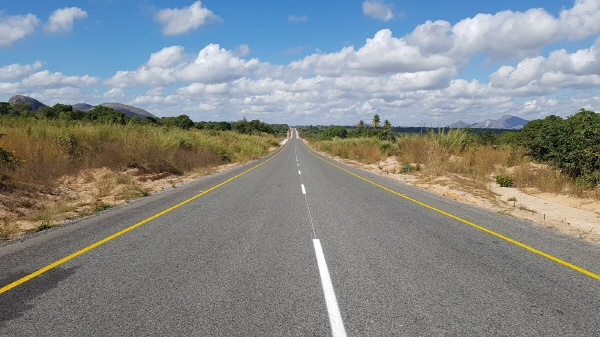
#> input picture road_lane_detection_module/test.jpeg, 600 x 337 px, given in place of vod.mp4, which was not available
$ python lane_detect.py
#> lines starting #> are read from the running program, lines starting #| are printed output that depends on the picture; after the words box and inside, x2 and y2 are one past the last pixel; in counts of white or black regions, pixels touching at a corner belong together; pictures that were not available may be replaced by others from this repository, and a replacement may not be noted
import cv2
import numpy as np
from matplotlib import pyplot as plt
import math


def roi(src):
    x = int(src.shape[1])
    y = int(src.shape[0])

    _shape = np.array(
        [[int(0.1*x), int(y)], [int(0.1*x), int(0.1*y)], [int(0.4*x), int(0.1*y)], [int(0.4*x), int(y)], [int(0.7*x), int(y)], [int(0.7*x), int(0.1*y)],[int(0.9*x), int(0.1*y)], [int(0.9*x), int(y)], [int(0.2*x), int(y)]])

    mask = np.zeros_like(src)

    if len(src.shape) > 2:
        channel_count = src.shape[2]
        ignore_mask_color = (255,) * channel_count
    else:
        ignore_mask_color = 255

    cv2.fillPoly(mask, np.int32([_shape]), ignore_mask_color)
    masked_image = cv2.bitwise_and(src, mask)
    #cv2.imshow('mask', masked_image)
    return masked_image

def white_yellow_color_detect(src):

    hls = cv2.cvtColor(src, cv2.COLOR_BGR2HLS)

    lower = np.array([11,150, 10])
    upper = np.array([255, 255, 255])

    yellow_lower = np.array([0, 85, 81])
    yellow_upper = np.array([190, 255, 255])

    yellow_mask = cv2.inRange(hls, yellow_lower, yellow_upper)
    white_mask = cv2.inRange(hls, lower, upper)
    mask = cv2.bitwise_or(yellow_mask, white_mask)
    masked = cv2.bitwise_and(src, src, mask = mask)

    #cv2.imshow('color_mask', masked)
    return masked


def Pers_transform(src):

    (h, w) = (src.shape[0], src.shape[1])

    #source = np.float32([[w // 2 -60, h * 0.53], [w // 2 + 60, h * 0.53], [w * 0.3, h], [w, h]])
    #destination = np.float32([[0, 0], [w-350, 0], [400, h], [w-150, h]])
    source = np.float32([[w // 2 -30, h * 0.53], [w // 2 + 60, h * 0.53], [w * 0.3, h], [w, h]])
    destination = np.float32([[0, 0], [w-350, 0], [400, h], [w-150, h]])
    transform_matrix = cv2.getPerspectiveTransform(source, destination)
    minv = cv2.getPerspectiveTransform(destination, source)
    _image = cv2.warpPerspective(src, transform_matrix, (w, h))
    #cv2.imshow('test', _image)
    return _image, minv


def binaryzation(src):
    _gray = cv2.cvtColor(src, cv2.COLOR_BGR2GRAY)
    ret, thresh = cv2.threshold(_gray, 60, 255, cv2.THRESH_BINARY)
    #cv2.imshow('bin', thresh)
    return ret, thresh


def plothistogram(src):
    #이미지 세로축 합(차선임을 판단할 수 있는 부분 선별)
    histogram = np.sum(src[src.shape[0]//2:,:], axis = 0)
    # 선별된 차선 영역의 중심값 구함
    midpoint = np.int32(histogram.shape[0]/2)
    #왼쪽 영역에서 흰색 픽셀이 가장 많이 누적된 x좌표 => 왼쪽 차선의 중앙좌표라고 생각할 수 있음
    leftbase = np.argmax(histogram[:midpoint])
    #오른쪽 영역에서 흰색 픽셀이 가장 많이 누적된 x좌표 => 오른쪽 차선의 중앙좌표라고 생각할 수 있음
    rightbase = np.argmax(histogram[midpoint:])+ midpoint
    # [6 lines of commented-out code are left out]
    return leftbase, rightbase


def slide_window_search(src, left_current, right_current):
    out_img = np.dstack((src, src, src))
    #나눌 window 개수
    nwindows = 24
    window_height = np.int32(src.shape[0] / nwindows)
    nonzero = src.nonzero()
    nonzero_y = np.array(nonzero[0])
    nonzero_x = np.array(nonzero[1])
    margin = 100
    minpix = 50
    left_lane = []
    right_lane = []

    #window 그리기용 선 설정
    color = [0, 255, 0]
    thickness = 2

    #슬라이딩 윈도우 시작
    for w in range(nwindows):

        #윈도우 아랫부분
        win_y_low = src.shape[0] - (w+1)*window_height
        #윈도우 윗부분
        win_y_high = src.shape[0] - w*window_height
        #왼쪽 차선 좌, 우
        win_xleft_low = left_current - margin
        win_xleft_high = left_current + margin

        #오른쪽 차선 좌, 우
        win_xright_low = right_current - margin
        win_xright_high = right_current + margin

        #윈도우 그리기
        cv2.rectangle(out_img,(win_xleft_low, win_y_low),(win_xleft_high, win_y_high),color, thickness)
        cv2.rectangle(out_img,(win_xright_low, win_y_low),(win_xright_high, win_y_high),color,thickness)

        #왼쪽 , 오른쪽 차선 별로 차선이 감지되는 영역 추출
        good_left = ((nonzero_y >= win_y_low) & (nonzero_y < win_y_high)&(nonzero_x >= win_xleft_low)&(nonzero_x < win_xleft_high)).nonzero()[0]
        good_right = ((nonzero_y >= win_y_low)&(nonzero_y < win_y_high)&(nonzero_x >= win_xright_low)&(nonzero_x < win_xright_high)).nonzero()[0]
        left_lane.append(good_left)
        right_lane.append(good_right)

        # 각 윈도우마다 감지된 현재 차선 위치 갱신
        if len(good_left)>minpix:
            left_current = np.int32(np.mean(nonzero_x[good_left]))
        if len(good_right) > minpix:
            right_current = np.int32(np.mean(nonzero_x[good_right]))

    # 차선 배열을 1차원 변환
    left_lane = np.concatenate(left_lane)
    right_lane = np.concatenate(right_lane)

    leftx =nonzero_x[left_lane]
    lefty = nonzero_y[left_lane]
    rightx = nonzero_x[right_lane]
    righty = nonzero_y[right_lane]

    # 윈도우 내 감지된 영역듪로부터 직선 검출
    left_fit = np.polyfit(lefty, leftx, 2)
    right_fit = np.polyfit(righty, rightx, 2)

    #직선을 부드럽게 하기
    ploty = np.linspace(0, src.shape[0] - 1, src.shape[0])
    left_fitx = left_fit[0]*ploty**2 + left_fit[1]*ploty + left_fit[2]
    right_fitx = right_fit[0]*ploty**2 + right_fit[1]*ploty + right_fit[2]

    #소수점 제거
    ltx = np.trunc(left_fitx)
    rtx = np.trunc(right_fitx)

    out_img[nonzero_y[left_lane], nonzero_x[left_lane]] = [255, 0, 0]
    out_img[nonzero_y[right_lane], nonzero_x[right_lane]] = [0, 0, 255]

    # [7 lines of commented-out code are left out]

    ret=[ltx, rtx, ploty]

    return ret


def draw_lane_line(original_src, wrapped_src, minv, draw_info):
    left_fitx = draw_info[0]
    right_fitx = draw_info[1]
    ploty = draw_info[2]

    wrap_zero = np.zeros_like(wrapped_src).astype(np.uint8)
    color_wrap = np.dstack((wrap_zero, wrap_zero, wrap_zero))

    pts_left = np.array([np.transpose(np.vstack([left_fitx, ploty]))])
    pts_right = np.array([np.flipud(np.transpose(np.vstack([right_fitx, ploty])))])
    pts = np.hstack((pts_left, pts_right))

    mean_x = np.mean((left_fitx,right_fitx),axis = 0)
    pts_mean = np.array([np.flipud(np.transpose(np.vstack([mean_x, ploty])))])

    first_point_x = pts_mean[0][0][0]
    first_point_y = pts_mean[0][0][1]
    last_point_x = pts_mean[0][len(pts_mean[0])-1][0]
    last_point_y = pts_mean[0][len(pts_mean[0])-1][1]

    criteria_first_point_x = original_src.shape[1]/2
    criteria_first_point_y = 0
    criteria_last_point_x = original_src.shape[1]/2
    criteria_last_point_y = original_src.shape[0]
    vector_ax = last_point_x - first_point_y
    vector_ay = last_point_y - first_point_y
    vector_bx = criteria_last_point_x - criteria_first_point_x
    vector_by = criteria_last_point_y - criteria_first_point_y
    tant = vector_ay/vector_ax

    vector_a = np.array([vector_ax, vector_ay])
    vector_b = np.array([vector_bx, vector_by])

    vector_a_scale = math.sqrt(math.pow(vector_ax, 2)+math.pow(vector_ay,2))
    vector_b_scale = math.sqrt(math.pow(vector_bx, 2)+math.pow(vector_by,2))
    vector_dot = np.dot(vector_a, vector_b)

    cosine = vector_dot/(vector_a_scale*vector_b_scale)
    theta = math.acos(cosine)

    cv2.fillPoly(color_wrap, np.int_([pts]), (0, 255, 255))
    cv2.fillPoly(color_wrap, np.int_([pts_mean]), (0, 255, 255))
    cv2.line(color_wrap, (np.int_(first_point_x), np.int_(first_point_y)),(np.int_(last_point_x), np.int_(last_point_y)) ,(0, 255,0),4)
    #cv2.line(color_wrap, (np.int_(criteria_first_point_x),np.int_(criteria_first_point_y)),(np.int_(criteria_last_point_x),np.int_(criteria_last_point_y)),(0, 0, 255), 4)
    #cv2.putText(original_src, "curv = "+str(2*theta), (np.int_((original_src.shape[1])*(1/2)), np.int_(original_src.shape[0])), cv2.FONT_HERSHEY_SIMPLEX, 0.7,(255,255,255), 2, cv2.LINE_AA)
    newwarp = cv2.warpPerspective((color_wrap), minv, (original_src.shape[1], original_src.shape[0]))
    result = cv2.addWeighted((original_src), 1, newwarp, 0.5, 0)

    print(first_point_x, first_point_y)
    print(last_point_x, last_point_y)
    print('criteria_fisrt'+str(criteria_first_point_x) + ',' +str(criteria_first_point_y))
    print(criteria_last_point_x, criteria_last_point_y)
    angle = 2*theta
    #cv2.imshow('color warp', color_wrap)

    return pts_mean, result, angle


cam = cv2.VideoCapture('vod.mp4')

while(True):
    check, frame = cam.read()
#> frame is the input picture: shape (337, 600, 3); mean B, G, R 137.8, 137.7, 132.6

    try:
        #cv2.imshow('rr',frame)
        persp, rev_pers_mat = Pers_transform(frame)  #pers_transform(src)[0] : return perspected image , pers_transform(src)[1] = return reverse perspection matrix
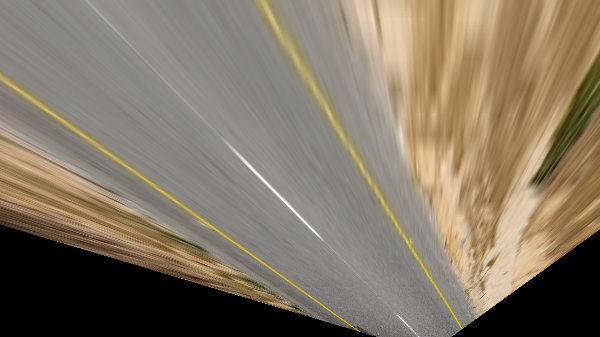
#> persp: shape (337, 600, 3); mean B, G, R 101.5, 119.1, 130.6
#> rev_pers_mat = [[0.36, -1.21, 270], [1.26e-16, -0.487, 178.6], [9.47e-19, -0.00284, 1]]
        test=white_yellow_color_detect(persp)
#> in white_yellow_color_detect, `yellow_mask = cv2.inRange(hls, yellow_lower, yellow_upper)`:
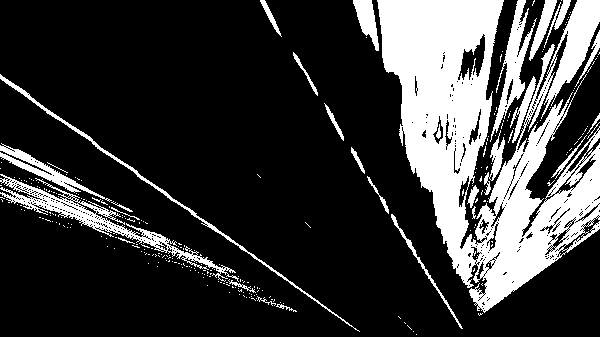
#> yellow_mask: shape (337, 600); 22.4% white; 283 white regions (254 under 20 px), largest, box (x1, y1, x2, y2) and area: (377, 0, 600, 313) 33349, (0, 174, 239, 282) 2995, (490, 0, 537, 142) 1766
        roied = roi(test)
        bin_img = binaryzation(roied)[1]  #binarization(src)[1] : return the binarized image
#> in binaryzation, `ret, thresh = cv2.threshold(_gray, 60, 255, cv2.THRESH_BINARY)`:
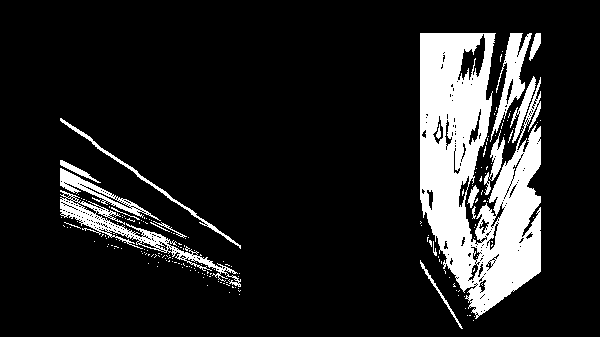
#> thresh: shape (337, 600); 13.7% white; 191 white regions (173 under 20 px), largest, box (x1, y1, x2, y2) and area: (420, 33, 541, 319) 20160, (60, 190, 241, 287) 2247, (490, 33, 532, 142) 1408
        leftbase, rightbase = plothistogram(bin_img)
#> in plothistogram, `histogram = np.sum(src[src.shape[0]//2:,:], axis = 0)`: histogram = 600 values, max 32640 at index 503, min 0 at index 0, mean 6634.7
#> in plothistogram, `leftbase = np.argmax(histogram[:midpoint])`: leftbase = 77
#> in plothistogram, `rightbase = np.argmax(histogram[midpoint:])+ midpoint`: rightbase = 503
#> leftbase = 77; rightbase = 503
        ret = slide_window_search(bin_img, leftbase, rightbase)
#> in slide_window_search, `nonzero = src.nonzero()`: nonzero = 27656 positions, rows 33 to 328, columns 60 to 540
#> the loop in slide_window_search, `for w in range(nwindows):` made 24 passes
#> (win_xleft_low, win_xleft_high, win_xright_low, win_xright_high, left_current, right_current) on passes 6 to 13: (-23, 177, 392, 592, 163, 492), (63, 263, 392, 592, 163, 489), (63, 263, 389, 589, 138, 485), (38, 238, 385, 585, 112, 481), (12, 212, 381, 581, 105, 481), (5, 205, 381, 581, 96, 476), (-4, 196, 376, 576, 85, 474), (-15, 185, 374, 574, 92, 477)
#> after the loop in slide_window_search, `for w in range(nwindows):`:
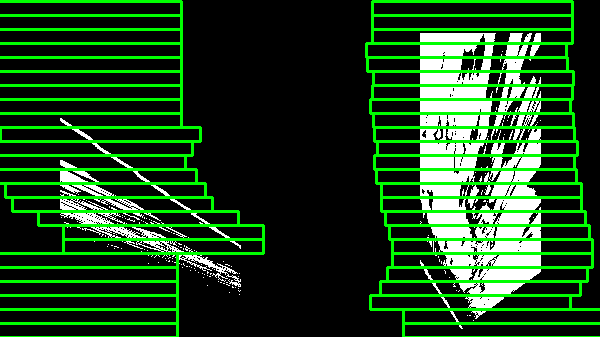
#> out_img: shape (337, 600, 3); mean of channels 0, 1, 2 27.6, 67.6, 27.6; drawn as B, G, R
#> after the loop in slide_window_search, `for w in range(nwindows):`: left_lane = 24 items
#> in slide_window_search, `left_lane = np.concatenate(left_lane)`: left_lane = 3901 values, max 24806 at index 52, min 7431 at index 3858, mean 17169.5
#> in slide_window_search, `leftx =nonzero_x[left_lane]`: leftx = 3901 values, max 240 at index 313, min 60 at index 1194, mean 115.3
#> in slide_window_search, `lefty = nonzero_y[left_lane]`: lefty = 3901 values, max 266 at index 52, min 118 at index 3858, mean 206.7
#> in slide_window_search, `left_fit = np.polyfit(lefty, leftx, 2)`: left_fit = [0.00903, -2.76, 292.9]
#> in slide_window_search, `right_fit = np.polyfit(righty, rightx, 2)`: right_fit = [0.000198, 0.0214, 467.9]
#> in slide_window_search, `left_fitx = left_fit[0]*ploty**2 + left_fit[1]*ploty + left_fit[2]`: left_fitx = 337 values, max 384.3 at index 336, min 81.72 at index 153, mean 169.2
#> in slide_window_search, `right_fitx = right_fit[0]*ploty**2 + right_fit[1]*ploty + right_fit[2]`: right_fitx = 337 values from 467.9 to 497.5
#> in slide_window_search, `ltx = np.trunc(left_fitx)`: ltx = 337 values, max 384 at index 336, min 81 at index 148, mean 168.7
#> in slide_window_search, `rtx = np.trunc(right_fitx)`: rtx = 337 values from 467 to 497
#> in slide_window_search, `out_img[nonzero_y[right_lane], nonzero_x[right_lane]] = [0, 0, 255]`:
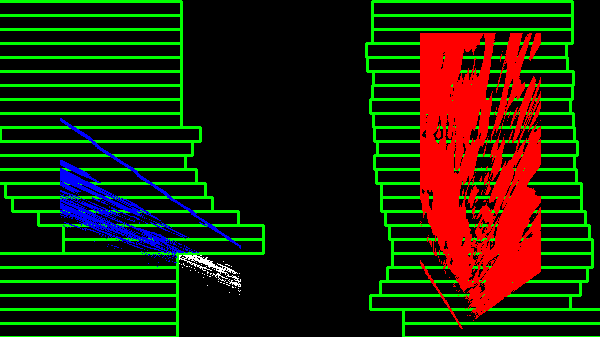
#> out_img: shape (337, 600, 3); mean of channels 0, 1, 2 5.5, 33.4, 29.9; drawn as B, G, R
#> ret = 3 items
        pts_mean, result, angle = draw_lane_line(frame, bin_img, rev_pers_mat , ret)
#> in draw_lane_line, `left_fitx = draw_info[0]`: left_fitx has the same summary as ltx in slide_window_search
#> in draw_lane_line, `right_fitx = draw_info[1]`: right_fitx = 337 values from 467 to 497
#> in draw_lane_line, `ploty = draw_info[2]`: ploty = 337 values from 0 to 336
#> in draw_lane_line, `pts_left = np.array([np.transpose(np.vstack([left_fitx, ploty]))])`: pts_left = 337 pairs, first value 81 to 384, second value 0 to 336
#> in draw_lane_line, `pts_right = np.array([np.flipud(np.transpose(np.vstack([right_fitx, pl..`: pts_right = 337 pairs, first value 467 to 497, second value 0 to 336
#> in draw_lane_line, `pts = np.hstack((pts_left, pts_right))`: pts = 674 pairs, first value 81 to 497, second value 0 to 336
#> in draw_lane_line, `mean_x = np.mean((left_fitx,right_fitx),axis = 0)`: mean_x = 337 values, max 440.5 at index 336, min 278 at index 142, mean 323.6
#> in draw_lane_line, `pts_mean = np.array([np.flipud(np.transpose(np.vstack([mean_x, ploty])..`: pts_mean = 337 pairs, first value 278 to 440.5, second value 0 to 336
#> in draw_lane_line, `first_point_x = pts_mean[0][0][0]`: first_point_x = 440.5
#> in draw_lane_line, `first_point_y = pts_mean[0][0][1]`: first_point_y = 336
#> in draw_lane_line, `last_point_x = pts_mean[0][len(pts_mean[0])-1][0]`: last_point_x = 379.5
#> in draw_lane_line, `last_point_y = pts_mean[0][len(pts_mean[0])-1][1]`: last_point_y = 0
#> in draw_lane_line, `vector_ax = last_point_x - first_point_y`: vector_ax = 43.5
#> in draw_lane_line, `vector_ay = last_point_y - first_point_y`: vector_ay = -336
#> in draw_lane_line, `tant = vector_ay/vector_ax`: tant = -7.72
#> in draw_lane_line, `vector_a = np.array([vector_ax, vector_ay])`: vector_a = [43.5, -336]
#> in draw_lane_line, `vector_a_scale = math.sqrt(math.pow(vector_ax, 2)+math.pow(vector_ay,2))`: vector_a_scale = 338.8
#> in draw_lane_line, `vector_dot = np.dot(vector_a, vector_b)`: vector_dot = -113232
#> in draw_lane_line, `cosine = vector_dot/(vector_a_scale*vector_b_scale)`: cosine = -0.992
#> in draw_lane_line, `theta = math.acos(cosine)`: theta = 3.01
#> in draw_lane_line, `cv2.line(color_wrap, (np.int_(first_point_x), np.int_(first_point_y)),..`:
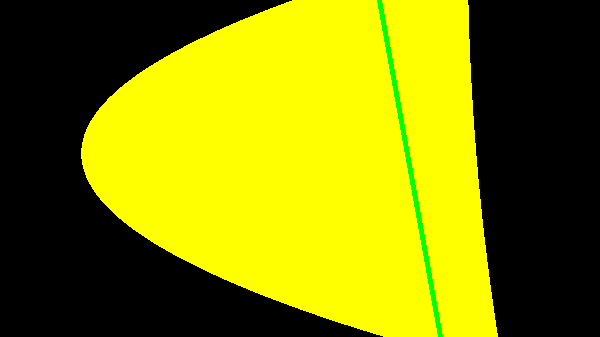
#> color_wrap: shape (337, 600, 3); mean of channels 0, 1, 2 0, 132.1, 130; drawn as B, G, R
#> in draw_lane_line, `result = cv2.addWeighted((original_src), 1, newwarp, 0.5, 0)`:
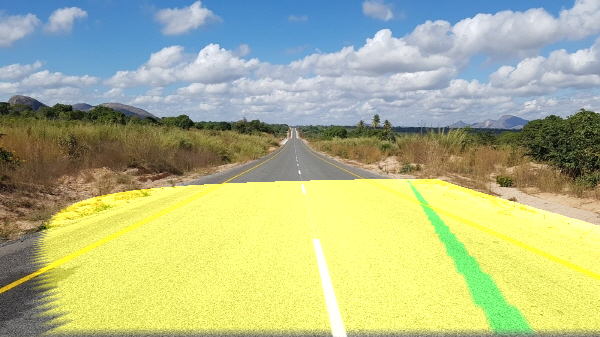
#> result: shape (337, 600, 3); mean B, G, R 137.8, 183.9, 176
#| 440.5 336.0
#| 379.5 0.0
#| criteria_fisrt300.0,0
#| 300.0 337
#> in draw_lane_line, `angle = 2*theta`: angle = 6.03
#> angle = 6.03
        cv2.imshow('result', result)
    except:
        continue

    if cv2.waitKey(1)&0xFF == 27:
#> (key Esc is pressed here)
        break

cv2.waitKey(0)


cv2.destroyAllWindows()
